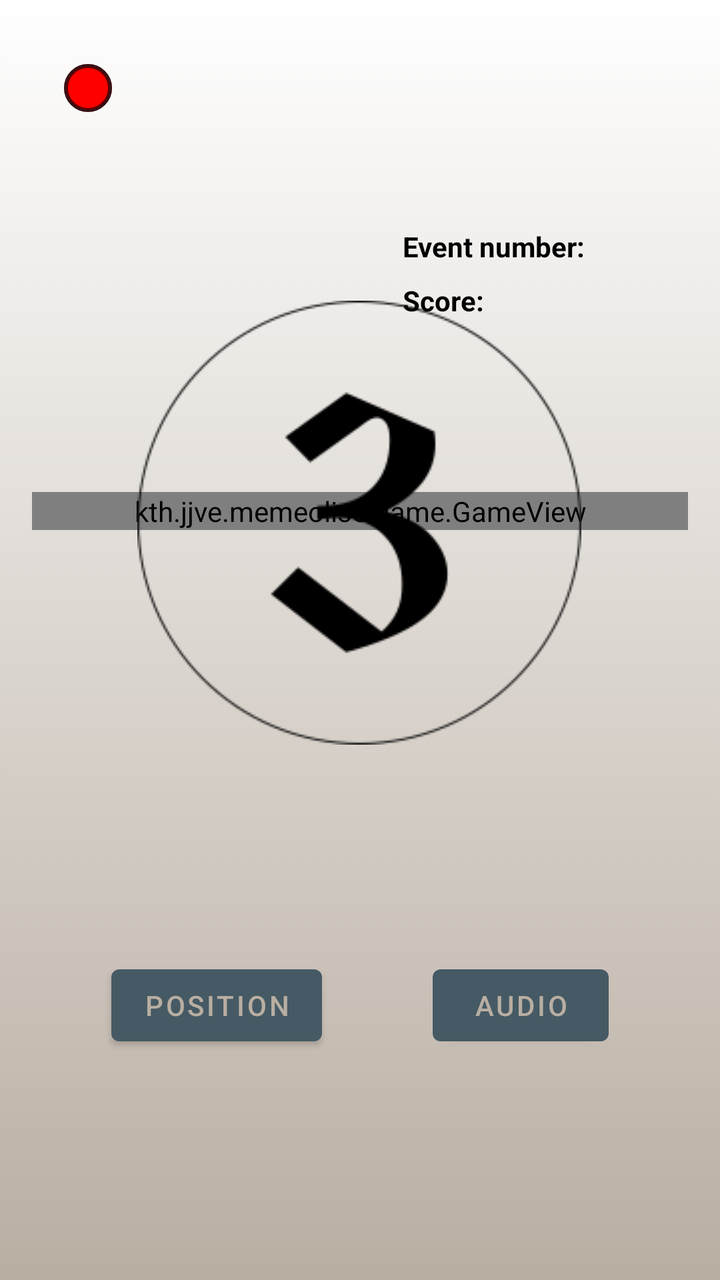
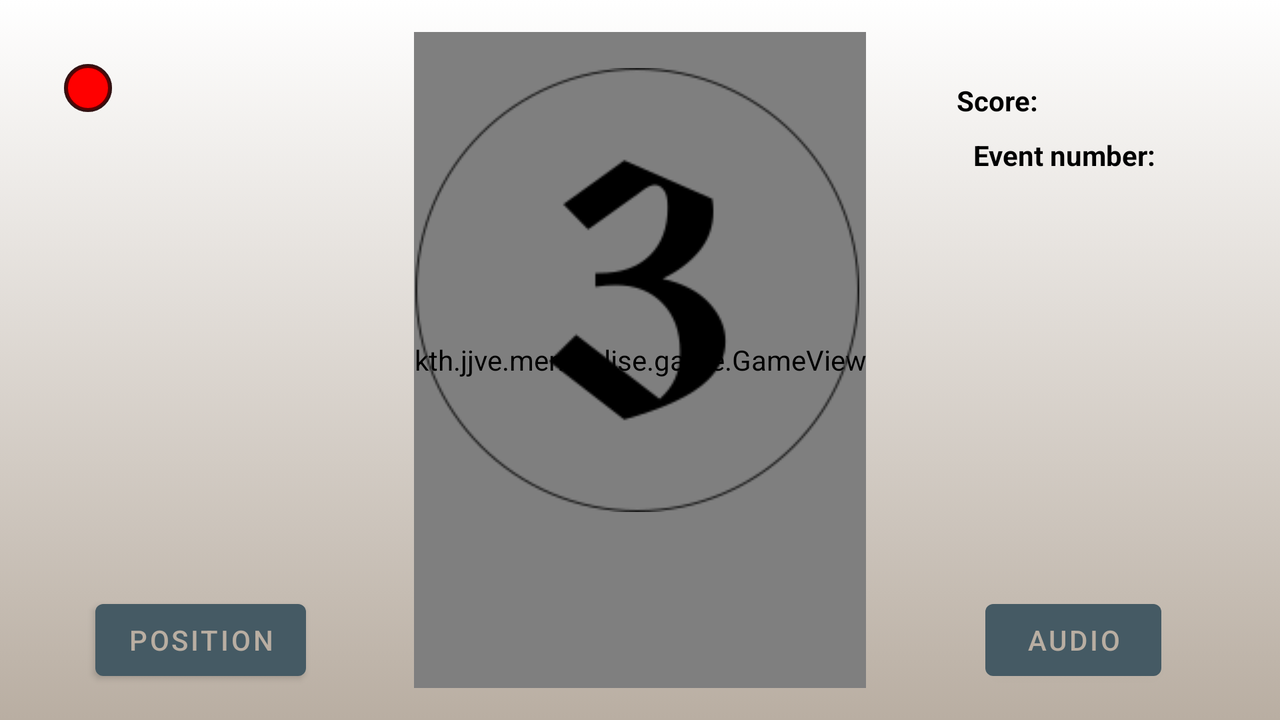

Compare how this app lays out the same screen by default and in its alternative resource folder. The renders come first, then the two layout files and the values they reference.
<!-- AndroidManifest.xml: application theme Theme.Memeolise -->
<!-- res/layout/activity_game.xml -->
<?xml version="1.0" encoding="utf-8"?>
<androidx.constraintlayout.widget.ConstraintLayout xmlns:android="http://schemas.android.com/apk/res/android"
    xmlns:app="http://schemas.android.com/apk/res-auto"
    xmlns:tools="http://schemas.android.com/tools"
    android:layout_width="match_parent"
    android:layout_height="match_parent"
    android:background="@drawable/background"
    tools:context=".GameActivity">

    <kth.jjve.memeolise.game.GameView
        android:id="@+id/gameView"
        android:layout_width="match_parent"
        android:layout_height="wrap_content"
        android:layout_marginStart="16dp"
        android:layout_marginEnd="16dp"
        android:layout_marginBottom="100dp"
        android:orientation="vertical"
        app:layout_constraintBottom_toTopOf="@+id/buttonVisualMatch"
        app:layout_constraintEnd_toEndOf="parent"
        app:layout_constraintHorizontal_bias="0.5"
        app:layout_constraintStart_toStartOf="parent"
        app:layout_constraintTop_toBottomOf="@+id/textView_game_eventNoText">

        <LinearLayout
            android:layout_width="match_parent"
            android:layout_height="match_parent"
            android:layout_weight="1"
            android:orientation="horizontal">

            
            
            <ImageView
                android:id="@+id/imageView0"
                android:layout_width="match_parent"
                android:layout_height="match_parent"
                android:layout_weight="1"
                android:tag="0" />

            <ImageView
                android:id="@+id/imageView1"
                android:layout_width="match_parent"
                android:layout_height="match_parent"
                android:layout_weight="1"
                android:tag="1" />

            <ImageView
                android:id="@+id/imageView2"
                android:layout_width="match_parent"
                android:layout_height="match_parent"
                android:layout_weight="1"
                android:tag="2" />
        </LinearLayout>

        <LinearLayout
            android:layout_width="match_parent"
            android:layout_height="match_parent"
            android:layout_weight="1"
            android:orientation="horizontal">

            <ImageView
                android:id="@+id/imageView3"
                android:layout_width="match_parent"
                android:layout_height="match_parent"
                android:layout_weight="1"
                android:tag="3" />

            <ImageView
                android:id="@+id/imageView4"
                android:layout_width="match_parent"
                android:layout_height="match_parent"
                android:layout_weight="1"
                android:tag="4" />

            <ImageView
                android:id="@+id/imageView5"
                android:layout_width="match_parent"
                android:layout_height="match_parent"
                android:layout_weight="1"
                android:tag="5" />
        </LinearLayout>

        <LinearLayout
            android:layout_width="match_parent"
            android:layout_height="match_parent"
            android:layout_weight="1"
            android:orientation="horizontal">

            <ImageView
                android:id="@+id/imageView6"
                android:layout_width="match_parent"
                android:layout_height="match_parent"
                android:layout_weight="1"
                android:tag="6" />

            <ImageView
                android:id="@+id/imageView7"
                android:layout_width="match_parent"
                android:layout_height="match_parent"
                android:layout_weight="1"
                android:tag="7" />

            <ImageView
                android:id="@+id/imageView8"
                android:layout_width="match_parent"
                android:layout_height="match_parent"
                android:layout_weight="1"
                android:tag="8" />
        </LinearLayout>

    </kth.jjve.memeolise.game.GameView>

    <Button
        android:id="@+id/buttonVisualMatch"
        android:layout_width="wrap_content"
        android:layout_height="wrap_content"
        android:text="@string/buttonVisual_gameactivity"
        app:layout_constraintBottom_toBottomOf="parent"
        app:layout_constraintEnd_toStartOf="@+id/buttonAudioMatch"
        app:layout_constraintHorizontal_bias="0.5"
        app:layout_constraintStart_toStartOf="parent"
        app:layout_constraintTop_toBottomOf="@+id/gameView"
        tools:ignore="TextContrastCheck" />

    <Button
        android:id="@+id/buttonAudioMatch"
        android:layout_width="wrap_content"
        android:layout_height="wrap_content"
        android:text="@string/buttonAudio_gameactivity"
        app:layout_constraintBottom_toBottomOf="@+id/buttonVisualMatch"
        app:layout_constraintEnd_toEndOf="parent"
        app:layout_constraintHorizontal_bias="0.5"
        app:layout_constraintStart_toEndOf="@+id/buttonVisualMatch"
        app:layout_constraintTop_toTopOf="@+id/buttonVisualMatch"
        tools:ignore="TextContrastCheck" />

    <TextView
        android:id="@+id/textView_game_eventNoText"
        android:layout_width="wrap_content"
        android:layout_height="wrap_content"
        android:text="@string/text_before_eventNo"
        android:textColor="@android:color/black"
        android:textStyle="bold"
        app:layout_constraintBottom_toTopOf="@+id/gameView"
        app:layout_constraintEnd_toEndOf="parent"
        app:layout_constraintHorizontal_bias="0.749"
        app:layout_constraintStart_toStartOf="parent"
        app:layout_constraintTop_toTopOf="parent" />

    <TextView
        android:id="@+id/textView_game_eventNo"
        android:layout_width="0dp"
        android:layout_height="0dp"
        android:layout_marginEnd="16dp"
        android:text=""
        android:textAlignment="viewStart"
        android:textColor="@android:color/black"
        app:layout_constraintBottom_toBottomOf="@+id/textView_game_eventNoText"
        app:layout_constraintEnd_toEndOf="parent"
        app:layout_constraintStart_toEndOf="@+id/textView_game_eventNoText"
        app:layout_constraintTop_toTopOf="@+id/textView_game_eventNoText" />

    <ImageView
        android:id="@+id/IV_game_countdown3"
        android:layout_width="wrap_content"
        android:layout_height="wrap_content"
        android:contentDescription="@string/descr_cd3"
        app:layout_constraintBottom_toBottomOf="@+id/gameView"
        app:layout_constraintEnd_toEndOf="parent"
        app:layout_constraintHorizontal_bias="0.497"
        app:layout_constraintStart_toStartOf="parent"
        app:layout_constraintTop_toTopOf="@+id/gameView"
        app:layout_constraintVertical_bias="0.471"
        app:srcCompat="@drawable/countdown3" />

    <ImageView
        android:id="@+id/IV_game_countdown2"
        android:layout_width="wrap_content"
        android:layout_height="wrap_content"
        android:contentDescription="@string/descr_cd2"
        android:visibility="invisible"
        app:layout_constraintBottom_toBottomOf="@+id/IV_game_countdown3"
        app:layout_constraintEnd_toEndOf="parent"
        app:layout_constraintStart_toStartOf="parent"
        app:layout_constraintTop_toTopOf="@+id/IV_game_countdown3"
        app:srcCompat="@drawable/countdown2" />

    <ImageView
        android:id="@+id/IV_game_countdown1"
        android:layout_width="wrap_content"
        android:layout_height="wrap_content"
        android:contentDescription="@string/descr_cd1"
        android:visibility="invisible"
        app:layout_constraintEnd_toEndOf="parent"
        app:layout_constraintStart_toStartOf="parent"
        app:layout_constraintTop_toTopOf="@+id/IV_game_countdown3"
        app:srcCompat="@drawable/countdown1" />

    <TextView
        android:id="@+id/textView_game_scoreText"
        android:layout_width="wrap_content"
        android:layout_height="wrap_content"
        android:layout_marginTop="8dp"
        android:text="@string/scoreText"
        android:textColor="@android:color/black"
        android:textStyle="bold"
        app:layout_constraintStart_toStartOf="@+id/textView_game_eventNoText"
        app:layout_constraintTop_toBottomOf="@+id/textView_game_eventNoText" />

    <TextView
        android:id="@+id/textView_game_score"
        android:layout_width="0dp"
        android:layout_height="0dp"
        android:textColor="@android:color/black"
        app:layout_constraintBottom_toBottomOf="@+id/textView_game_scoreText"
        app:layout_constraintEnd_toEndOf="@+id/textView_game_eventNo"
        app:layout_constraintStart_toEndOf="@+id/textView_game_eventNoText"
        app:layout_constraintTop_toTopOf="@+id/textView_game_scoreText" />

    <ImageView
        android:id="@+id/orangedot"
        android:layout_width="24dp"
        android:layout_height="24dp"
        android:layout_marginStart="32dp"
        android:layout_marginTop="32dp"
        app:layout_constraintStart_toStartOf="parent"
        app:layout_constraintTop_toTopOf="parent"
        app:srcCompat="@drawable/orange_dot" />

    <ImageView
        android:id="@+id/reddot"
        android:layout_width="24dp"
        android:layout_height="24dp"
        android:layout_marginStart="32dp"
        android:layout_marginTop="32dp"
        app:layout_constraintStart_toStartOf="parent"
        app:layout_constraintTop_toTopOf="parent"
        app:srcCompat="@drawable/red_dot" />

</androidx.constraintlayout.widget.ConstraintLayout>
<!-- resources referenced by this layout -->
<resources>
  <!-- drawable background (drawable) -->
  <?xml version="1.0" encoding="utf-8"?>
  <selector xmlns:android="http://schemas.android.com/apk/res/android">
      <item>
          <shape>
              <gradient
                  android:startColor="@color/PaleSilver"
                  android:endColor="@color/white"
                  android:type="linear"
                  android:angle="90"
                  />
          </shape>
      </item>
  </selector>
  <!-- drawable countdown1: png bitmap (drawable, 7335 bytes) -->
  <!-- drawable countdown2: png bitmap (drawable, 8766 bytes) -->
  <!-- drawable countdown3: png bitmap (drawable, 8789 bytes) -->
  <!-- drawable orange_dot (drawable) -->
  <?xml version="1.0" encoding="utf-8"?>
  <layer-list xmlns:android="http://schemas.android.com/apk/res/android">
      <item>
          <shape android:shape="rectangle">
              <solid android:color="#FFA500"/>
              <stroke
                  android:color="#BF260304"
                  android:width="1pt" />
              <corners android:radius="20dp"/>
              <padding android:left="8dp"
                  android:top="8dp"
                  android:bottom="8dp"
                  android:right="8dp"/>
          </shape>
      </item>
  
  </layer-list>
  <!-- drawable red_dot (drawable) -->
  <?xml version="1.0" encoding="utf-8"?>
  <layer-list xmlns:android="http://schemas.android.com/apk/res/android">
      <item>
      <shape android:shape="rectangle">
          <solid android:color="#FF0000"/>
          <stroke
              android:color="#BF260304"
              android:width="1pt" />
          <corners android:radius="20dp"/>
          <padding android:left="8dp"
              android:top="8dp"
              android:bottom="8dp"
              android:right="8dp"/>
      </shape>
  </item>
  
  </layer-list>
  <string name="buttonAudio_gameactivity">Audio</string>
  <string name="buttonVisual_gameactivity">Position</string>
  <string name="descr_cd1">countdown 1</string>
  <string name="descr_cd2">countdown 2</string>
  <string name="descr_cd3">countdown3</string>
  <string name="scoreText">Score:</string>
  <string name="text_before_eventNo">Event number:</string>
  <style name="Theme.Memeolise" parent="Theme.MaterialComponents.DayNight.NoActionBar">
          
          <item name="colorPrimary">@color/BlueGray_500</item>
          <item name="colorPrimaryVariant">@color/BlueGray_700</item>
          <item name="colorOnPrimary">@color/PaleSilver</item>
          
          <item name="colorSecondary">@color/DeepChestnut</item>
          <item name="colorSecondaryVariant">@color/DarkSienna</item>
          <item name="colorOnSecondary">@color/PaleSilver</item>
          
          <item name="android:statusBarColor" tools:targetApi="l">@color/PaleSilver</item>
          
          <item name="windowActionBar">false</item>
          <item name="windowNoTitle">true</item>
      </style>
  <color name="PaleSilver">#B9AEA2</color>
  <color name="white">#FFFFFFFF</color>
  <color name="BlueGray_500">#455A64</color>
  <color name="BlueGray_700">#161925</color>
  <color name="DeepChestnut">#BD4448</color>
  <color name="DarkSienna">#260304</color>
</resources>
<!-- res/layout-land/activity_game.xml (the repository's variant of the layout above) -->
<!-- drawn on the phone turned sideways -->
<?xml version="1.0" encoding="utf-8"?>
<androidx.constraintlayout.widget.ConstraintLayout xmlns:android="http://schemas.android.com/apk/res/android"
    xmlns:app="http://schemas.android.com/apk/res-auto"
    xmlns:tools="http://schemas.android.com/tools"
    android:layout_width="match_parent"
    android:layout_height="match_parent"
    android:background="@drawable/background"
    tools:context=".GameActivity">

    <kth.jjve.memeolise.game.GameView
        android:id="@+id/gameView"
        android:layout_width="wrap_content"
        android:layout_height="match_parent"
        android:layout_marginStart="16dp"
        android:layout_marginTop="16dp"
        android:layout_marginEnd="16dp"
        android:layout_marginBottom="16dp"
        android:orientation="vertical"
        app:layout_constraintBottom_toTopOf="@+id/buttonVisualMatch"
        app:layout_constraintEnd_toEndOf="parent"
        app:layout_constraintHorizontal_bias="0.5"
        app:layout_constraintStart_toStartOf="parent"
        app:layout_constraintTop_toTopOf="parent">

        <LinearLayout
            android:layout_width="match_parent"
            android:layout_height="match_parent"
            android:layout_weight="1"
            android:orientation="horizontal">

            
            
            <ImageView
                android:id="@+id/imageView0"
                android:layout_width="match_parent"
                android:layout_height="match_parent"
                android:layout_weight="1"
                android:tag="0" />

            <ImageView
                android:id="@+id/imageView1"
                android:layout_width="match_parent"
                android:layout_height="match_parent"
                android:layout_weight="1"
                android:tag="1" />

            <ImageView
                android:id="@+id/imageView2"
                android:layout_width="match_parent"
                android:layout_height="match_parent"
                android:layout_weight="1"
                android:tag="2" />

        </LinearLayout>

        <LinearLayout
            android:layout_width="match_parent"
            android:layout_height="match_parent"
            android:layout_weight="1"
            android:orientation="horizontal">

            <ImageView
                android:id="@+id/imageView3"
                android:layout_width="match_parent"
                android:layout_height="match_parent"
                android:layout_weight="1"
                android:tag="3" />

            <ImageView
                android:id="@+id/imageView4"
                android:layout_width="match_parent"
                android:layout_height="match_parent"
                android:layout_weight="1"
                android:tag="4" />

            <ImageView
                android:id="@+id/imageView5"
                android:layout_width="match_parent"
                android:layout_height="match_parent"
                android:layout_weight="1"
                android:tag="5" />
        </LinearLayout>

        <LinearLayout
            android:layout_width="match_parent"
            android:layout_height="match_parent"
            android:layout_weight="1"
            android:orientation="horizontal">

            <ImageView
                android:id="@+id/imageView6"
                android:layout_width="match_parent"
                android:layout_height="match_parent"
                android:layout_weight="1"
                android:tag="6" />

            <ImageView
                android:id="@+id/imageView7"
                android:layout_width="match_parent"
                android:layout_height="match_parent"
                android:layout_weight="1"
                android:tag="7" />

            <ImageView
                android:id="@+id/imageView8"
                android:layout_width="match_parent"
                android:layout_height="match_parent"
                android:layout_weight="1"
                android:tag="8" />
        </LinearLayout>

    </kth.jjve.memeolise.game.GameView>

    <Button
        android:id="@+id/buttonVisualMatch"
        android:layout_width="wrap_content"
        android:layout_height="wrap_content"
        android:layout_marginBottom="16dp"
        android:text="@string/buttonVisual_gameactivity"
        app:layout_constraintBottom_toBottomOf="parent"

        app:layout_constraintEnd_toStartOf="@+id/gameView"
        app:layout_constraintHorizontal_bias="0.47"
        app:layout_constraintStart_toStartOf="parent"
        tools:ignore="TextContrastCheck" />

    <Button
        android:id="@+id/buttonAudioMatch"
        android:layout_width="wrap_content"
        android:layout_height="wrap_content"
        android:text="@string/buttonAudio_gameactivity"
        app:layout_constraintBottom_toBottomOf="@+id/buttonVisualMatch"
        app:layout_constraintEnd_toEndOf="parent"
        app:layout_constraintStart_toEndOf="@+id/gameView"
        app:layout_constraintTop_toTopOf="@+id/buttonVisualMatch"
        app:layout_constraintVertical_bias="0.0"
        tools:ignore="TextContrastCheck" />

    <TextView
        android:id="@+id/textView_game_eventNoText"
        android:layout_width="wrap_content"
        android:layout_height="wrap_content"
        android:layout_marginTop="68dp"
        android:text="@string/text_before_eventNo"
        android:textColor="@android:color/black"
        android:textStyle="bold"
        app:layout_constraintEnd_toEndOf="parent"
        app:layout_constraintHorizontal_bias="0.464"
        app:layout_constraintStart_toEndOf="@+id/gameView"
        app:layout_constraintTop_toTopOf="parent" />

    <TextView
        android:id="@+id/textView_game_eventNo"
        android:layout_width="0dp"
        android:layout_height="0dp"
        android:layout_marginEnd="16dp"
        android:text=""
        android:textAlignment="viewStart"
        android:textColor="@android:color/black"
        app:layout_constraintBottom_toBottomOf="@+id/textView_game_eventNoText"
        app:layout_constraintEnd_toEndOf="parent"
        app:layout_constraintStart_toEndOf="@+id/textView_game_eventNoText"
        app:layout_constraintTop_toTopOf="@+id/textView_game_eventNoText" />

    <ImageView
        android:id="@+id/IV_game_countdown3"
        android:layout_width="wrap_content"
        android:layout_height="wrap_content"
        android:contentDescription="@string/descr_cd3"
        app:layout_constraintBottom_toBottomOf="@+id/gameView"
        app:layout_constraintEnd_toEndOf="parent"
        app:layout_constraintHorizontal_bias="0.497"
        app:layout_constraintStart_toStartOf="parent"
        app:layout_constraintTop_toTopOf="@+id/gameView"
        app:layout_constraintVertical_bias="0.471"
        app:srcCompat="@drawable/countdown3" />

    <ImageView
        android:id="@+id/IV_game_countdown2"
        android:layout_width="wrap_content"
        android:layout_height="wrap_content"
        android:contentDescription="@string/descr_cd2"
        android:visibility="invisible"
        app:layout_constraintBottom_toBottomOf="@+id/IV_game_countdown3"
        app:layout_constraintEnd_toEndOf="parent"
        app:layout_constraintStart_toStartOf="parent"
        app:layout_constraintTop_toTopOf="@+id/IV_game_countdown3"
        app:srcCompat="@drawable/countdown2" />

    <ImageView
        android:id="@+id/IV_game_countdown1"
        android:layout_width="wrap_content"
        android:layout_height="wrap_content"
        android:contentDescription="@string/descr_cd1"
        android:visibility="invisible"
        app:layout_constraintEnd_toEndOf="parent"
        app:layout_constraintStart_toStartOf="parent"
        app:layout_constraintTop_toTopOf="@+id/IV_game_countdown3"
        app:srcCompat="@drawable/countdown1" />

    <TextView
        android:id="@+id/textView_game_score"
        android:layout_width="30dp"
        android:layout_height="0dp"
        android:textColor="@android:color/black"
        app:layout_constraintBottom_toBottomOf="@+id/textView_game_scoreText"
        app:layout_constraintEnd_toEndOf="parent"
        app:layout_constraintHorizontal_bias="0.5"
        app:layout_constraintStart_toEndOf="@+id/textView_game_scoreText"
        app:layout_constraintTop_toTopOf="@+id/textView_game_scoreText"
        app:layout_constraintVertical_bias="1.0" />

    <ImageView
        android:id="@+id/orangedot"
        android:layout_width="24dp"
        android:layout_height="24dp"
        android:layout_marginStart="32dp"
        android:layout_marginTop="32dp"
        app:layout_constraintStart_toStartOf="parent"
        app:layout_constraintTop_toTopOf="parent"
        app:srcCompat="@drawable/orange_dot" />

    <ImageView
        android:id="@+id/reddot"
        android:layout_width="24dp"
        android:layout_height="24dp"
        android:layout_marginStart="32dp"
        android:layout_marginTop="32dp"
        app:layout_constraintStart_toStartOf="parent"
        app:layout_constraintTop_toTopOf="parent"
        app:srcCompat="@drawable/red_dot" />

    <TextView
        android:id="@+id/textView_game_scoreText"
        android:layout_width="wrap_content"
        android:layout_height="wrap_content"
        android:layout_marginTop="32dp"
        android:text="@string/scoreText"
        android:textColor="@android:color/black"
        android:textStyle="bold"
        app:layout_constraintBottom_toTopOf="@+id/textView_game_eventNoText"
        app:layout_constraintEnd_toStartOf="@+id/textView_game_score"
        app:layout_constraintHorizontal_bias="0.5"
        app:layout_constraintStart_toEndOf="@+id/gameView"
        app:layout_constraintTop_toTopOf="parent" />

</androidx.constraintlayout.widget.ConstraintLayout>
